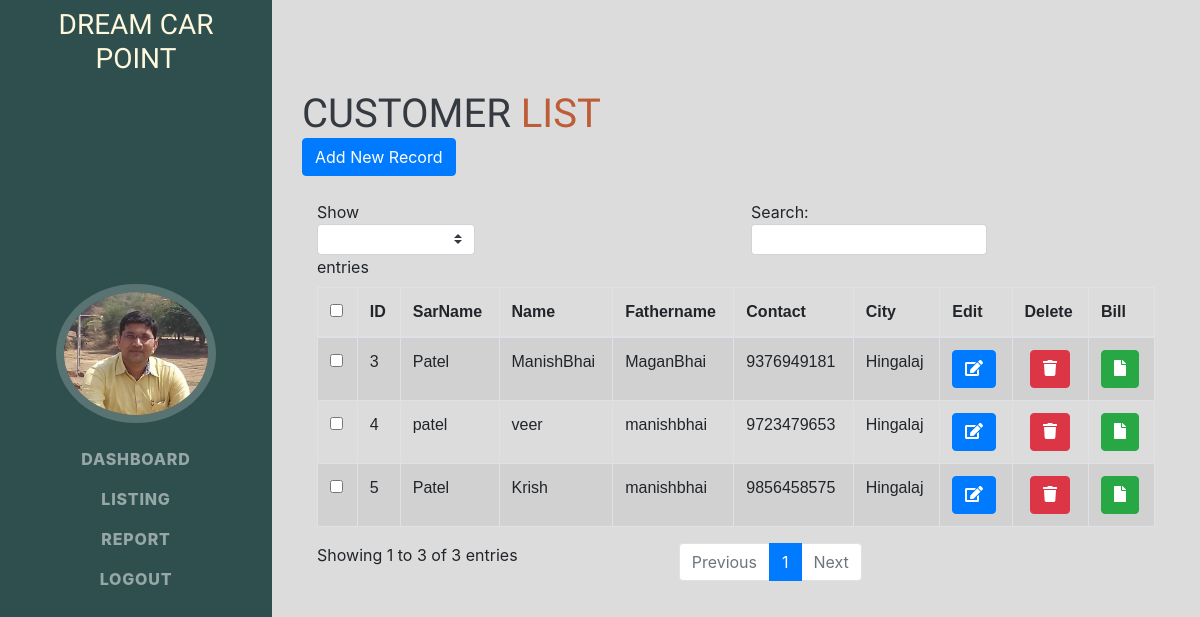
The app's page /listing/ (signed in), older data.
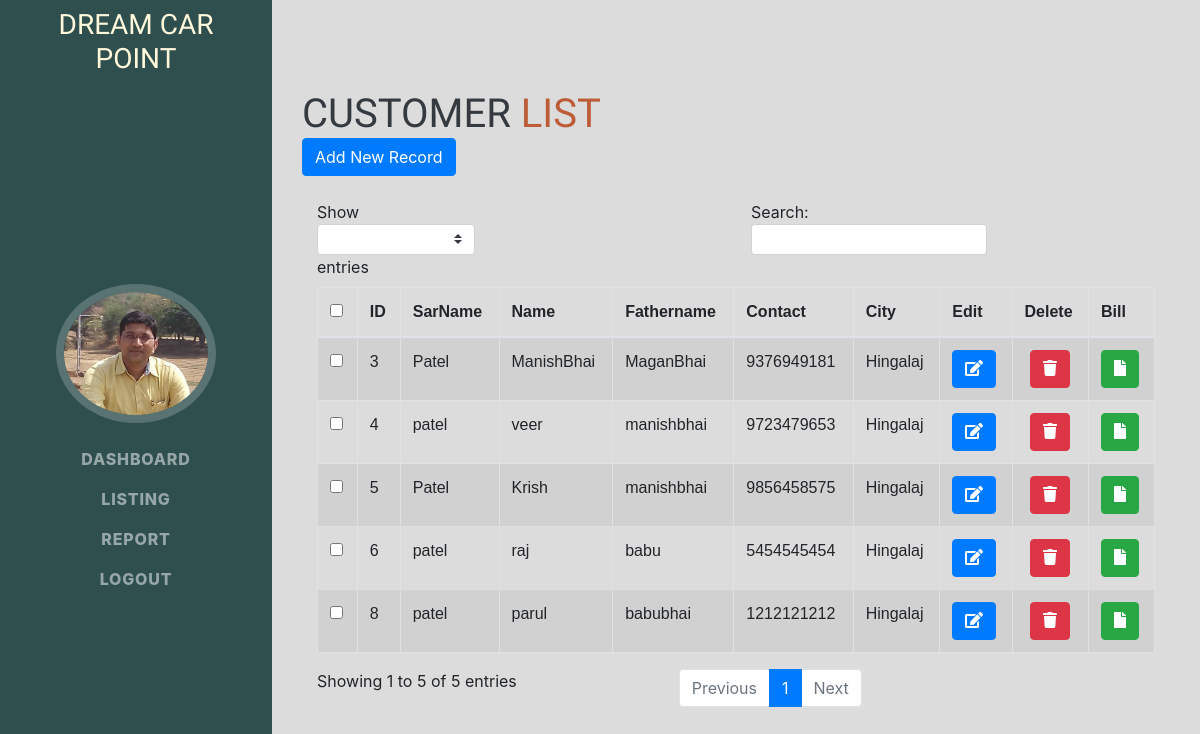
The same page, newer data.
### CAR/models.py (models this page shows, shortened)
class customer(models.Model):
    CUS_ID     = models.AutoField(primary_key=True)
    CUS_SARNAME = models.CharField(max_length=20,blank=True)
    CUS_NAME   = models.CharField(max_length=70,blank=True)
    CUS_FNAME   = models.CharField(max_length=70,blank=True)
    CUS_CITY   = models.CharField(max_length=70,blank=True)
    CUS_TALUKA = models.CharField(max_length=69,default='Null')
    CUS_DIST   = models.CharField(max_length=30,default="NULL")
    phone_regex = RegexValidator(regex=r'^\+?1?\d{9,10}$', message="Enter 10 digits ")
    CUS_MO     = models.CharField(validators=[phone_regex],max_length=15,unique=True,blank=True)
    CUS_EMAIL  = models.EmailField(unique=True)
    CUS_STATE  = models.CharField(max_length=70)
    zip_regex= RegexValidator(regex='\d[0-9]')
    CUS_Zip    = models.CharField(validators=[zip_regex],max_length= 6)
    date_modified = models.DateTimeField(auto_now=True)

### CAR/views.py (the view)
# urls.py: path('listing/',views.customerView.as_view(),name="listing"),
class customerView(LoginRequiredMixin,ListView):
    model = customer
    login_url = '/login/'
    template_name ='base_listing.html'

### CAR/templates/base_listing.html (shortened to what this page needs)
<!DOCTYPE html>
{% load static %}
<html lang="en">
    <head>
        <link href="{% static 'car/css/styles.css' %}" rel="stylesheet" />
        <link href="{% static 'car/css/Bootstrap.css' %}" rel="stylesheet" />
</head>
<body>
    <nav class="navbar navbar-expand-lg navbar-dark  fixed-top" id="sideNav">
        <h3 style="color:cornsilk">Dream Car Point</h3>
        <a class="navbar-brand js-scroll-trigger" href="#page-top">
            <span class="d-none d-lg-block"><img class="img-fluid img-profile rounded-circle mx-auto mb-2" src="{% static 'car/image/profile.jpg' %}" /></span>
        </a>
        <div class="collapse navbar-collapse" id="navbarSupportedContent">
            <ul class="navbar-nav">
             <li class="nav-item"><a class="nav-link js-scroll-trigger" href="/dashbord">Dashboard</a></li>
                <li class="nav-item"><a class="nav-link js-scroll-trigger" href="/listing">listing</a></li>
                <li class="nav-item"><a class="nav-link js-scroll-trigger" href="/report">report</a></li>
                <li class="nav-item"><a class="nav-link js-scroll-trigger" href="/logout">Logout</a></li>
            </ul>
        </div>
    </nav>
<div class="container">
 <div class="row">
            <div class="col-md-12" id="main">
                <h1 class="mb-0">
                    customer
                    <span style="color:#bd5d38;">List</span>
                </h1>
                <span><a href="/listing/Costomer" class="btn btn-primary">Add New Record</a></span>
                <br>
                <br>
                <div class="table-responsive">
        <table id="bootstrapdatatable" class="table table-striped table-bordered" width="100%">
                    <thead>
                        <th><input type="checkbox" id="checkall" /></th>
                        <th>ID</th>
                        <th>SarName</th>
                        <th>Name</th>
                        <th>Fathername</th>
                        <th>Contact</th>
                        <th>City</th>
                        <th>Edit</th>
                        <th>Delete</th>
                        <th>Bill</th>
                    </thead>
        <tbody>
        {% for customer in customer_list %}
            <tr>
            <td><input type="checkbox" class="checkthis" /></td>
            <td>{{ customer.CUS_ID }}</td>
            <td>{{ customer.CUS_SARNAME }}</td>
            <td>{{ customer.CUS_NAME }}</td>
            <td>{{ customer.CUS_FNAME }}</td>
            <td>{{ customer.CUS_MO }}</td>
            <td>{{ customer.CUS_CITY }}</td>
             <td>
                     <a href="{% url 'Update' customer.CUS_ID %}" class="btn btn-primary btn-xs" >
                        <i class='fas fa-edit'></i>
                    </a>
            </td>
            <td class="deletebtn">
                    <form action="{% url 'Delete' customer.CUS_ID %}" method="POST",class="d-inline">
                        <button type="submit"  class="btn btn-danger">
                            <i class="fa fa-trash"></i>
                        </button>
                    </form>
            </td>
            <td>
                <a href="{% url 'pdf' customer.CUS_ID %}" class="btn btn-success btn-xs" >
                   <i class='fas fa-file'></i>
               </a>
             </td>
             </tr>
        {% endfor %}
        </tbody>
        </table>
                </div>
            </div>
</div>
</div>
</body>
</html>

### CAR/templates/base_listing.html (style rules this page uses)
#sideNav { background-color: darkslategray; }
#bootstrapdatatable { font-family: Verdana, Geneva, Tahoma, sans-serif; }
.deletebtn { text-align: center; }
#main { padding:none; margin-top: 10%; margin-bottom: 10%; }
body { background-color:gainsboro; }
.row { margin-right: 0px; margin-left: 0px; }

Row changes from the older to the newer data that the page shows:
added customer: CUS_ID "6", CUS_SARNAME "patel", CUS_NAME "raj", CUS_FNAME "babu", CUS_MO "5454545454", CUS_CITY "Hingalaj"
added customer: CUS_ID "8", CUS_SARNAME "patel", CUS_NAME "parul", CUS_FNAME "babubhai", CUS_MO "1212121212", CUS_CITY "Hingalaj"
Text that changed along with them:
text written by a page script: "Show entries Search: Showing 1 to 3 of 3 entries Previous 1 Next" → "Show entries Search: Showing 1 to 5 of 5 entries Previous 1 Next"
